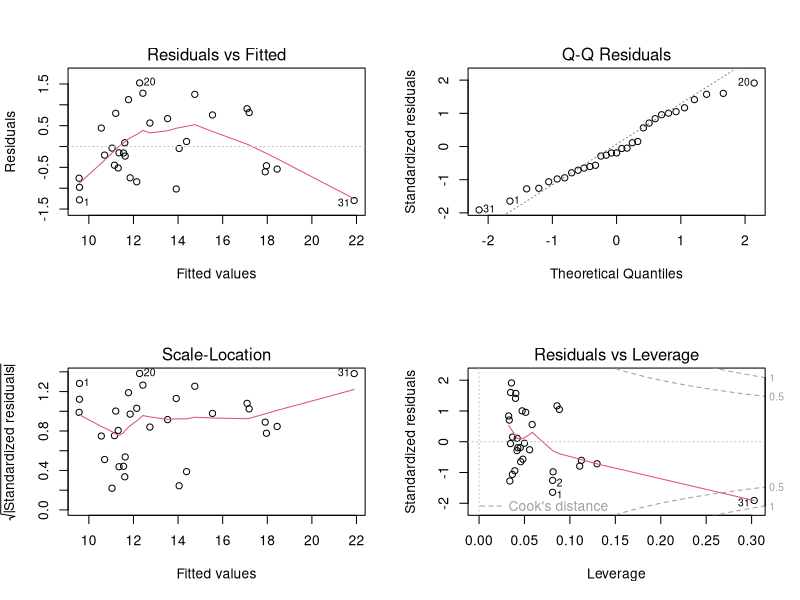
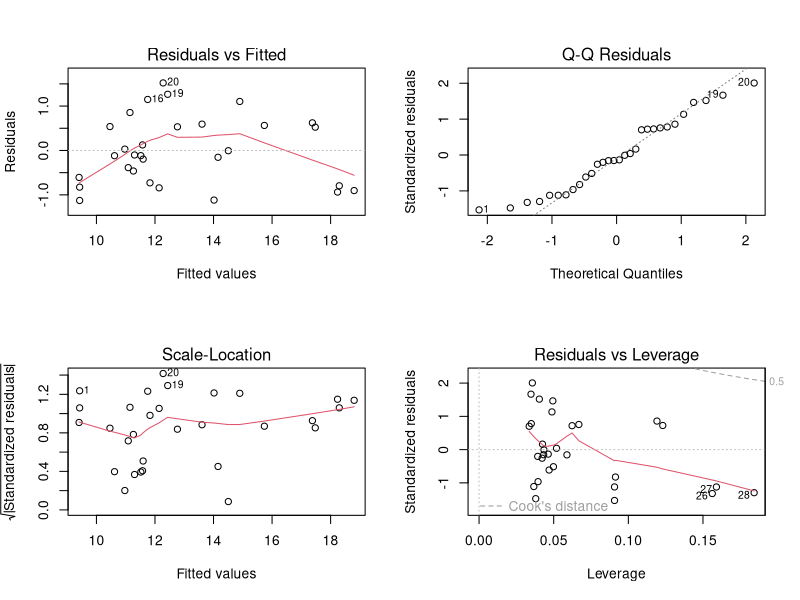
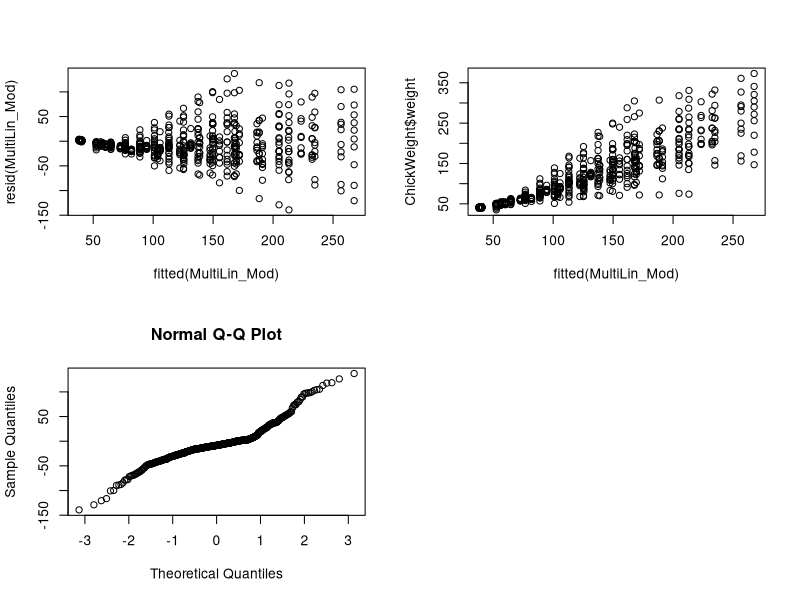
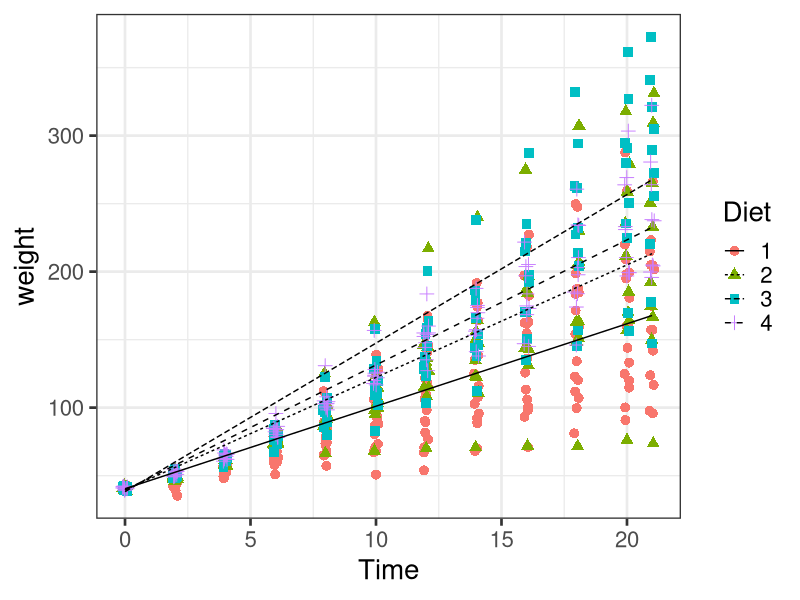
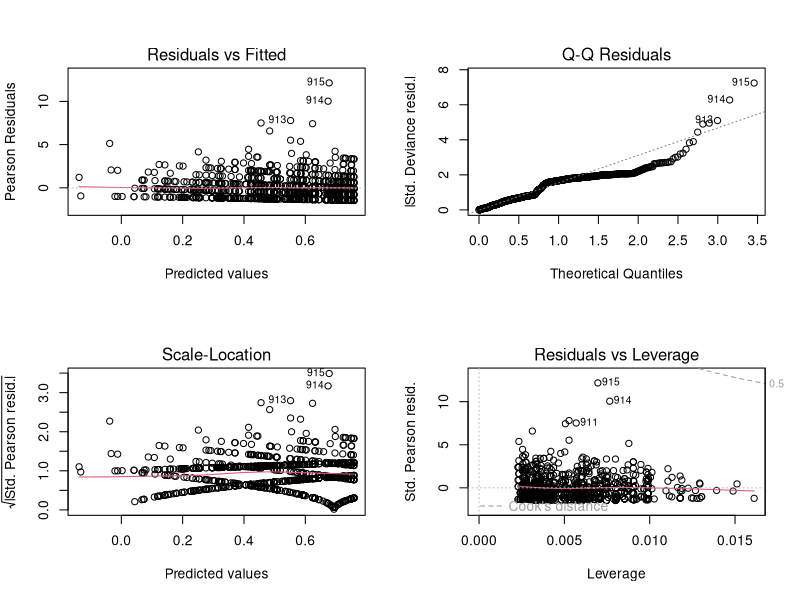

The R script that drew these images, in order:
## ---- chunk 1
options(scipen=1, digits=4)
knitr::opts_chunk$set(echo = TRUE, message = FALSE, warning = FALSE, cache = TRUE, cache.lazy=TRUE, tidy.opts=list(width.cutoff=50),tidy=FALSE, fig.height=8, digits=4)
## ---- chunk 2
# measures of Diameter (labelled as Girth), Height, and Volume of Timber
data("trees")
head(trees) 
## ---- chunk 3
SingleLin_Mod <- with(trees, lm(Girth ~ Volume))
par(mfrow=c(2,2))
plot(SingleLin_Mod)
## ---- chunk 4
trees <- trees[-31,] # removing the influential otulier in row 31
SingleLin_Mod <- with(trees, lm(Girth ~ Volume))
par(mfrow=c(2,2))
plot(SingleLin_Mod)
## ---- chunk 5
summary(SingleLin_Mod)
## ---- chunk 6
# measures of Weight, Diet, Time, and Chicks
data("ChickWeight")
head(ChickWeight) 
## ---- chunk 7
library(nlme)
MultiLin_Base <- lme(weight ~ Time*Diet, # weight as an interaction of time and diet
                     random = ~+1|Chick, # random effect of Chick
                     data = ChickWeight)
## ---- chunk 8
MultiLin_Mod <- lme(weight ~ Time*Diet, random = ~+1|Chick, 
                    cor=corAR1(), # adding autocorrelation structure since we have repeated measures
                    data = ChickWeight)
## ---- chunk 9
anova(MultiLin_Base, MultiLin_Mod) # second model is better
## ---- chunk 10
anova(MultiLin_Mod) # all parameters should be kept
## ---- chunk 11
par(mfrow=c(2,2))
plot(fitted(MultiLin_Mod), resid(MultiLin_Mod)) # values around 0 -> good, fanning out -> bad
plot(fitted(MultiLin_Mod), ChickWeight$weight) # pattern fuzzy, but linear -> good
qqnorm(resid(MultiLin_Mod)) # residuals are not normal dsitributed -> bad
## ---- chunk 12
summary(MultiLin_Mod)
## ---- chunk 13
library(ggplot2)
ChickWeight$fit <- predict(MultiLin_Mod, level=0)
ggplot(ChickWeight, aes(Time, weight)) + 
  geom_jitter(aes(colour=Diet, shape=Diet), width=0.1, size=3) + 
  theme_bw(base_size=20) + 
  geom_line(aes(y=fit, lty=Diet))
## ---- chunk 14
library(AER)
data("PhDPublications")
head(PhDPublications)
## ---- chunk 15
GeneralLin_Mod <- glm(articles ~ prestige*gender + kids, family = poisson, data = PhDPublications)
par(mfrow=c(2,2))
plot(GeneralLin_Mod)
## ---- chunk 16
summary(GeneralLin_Mod)
